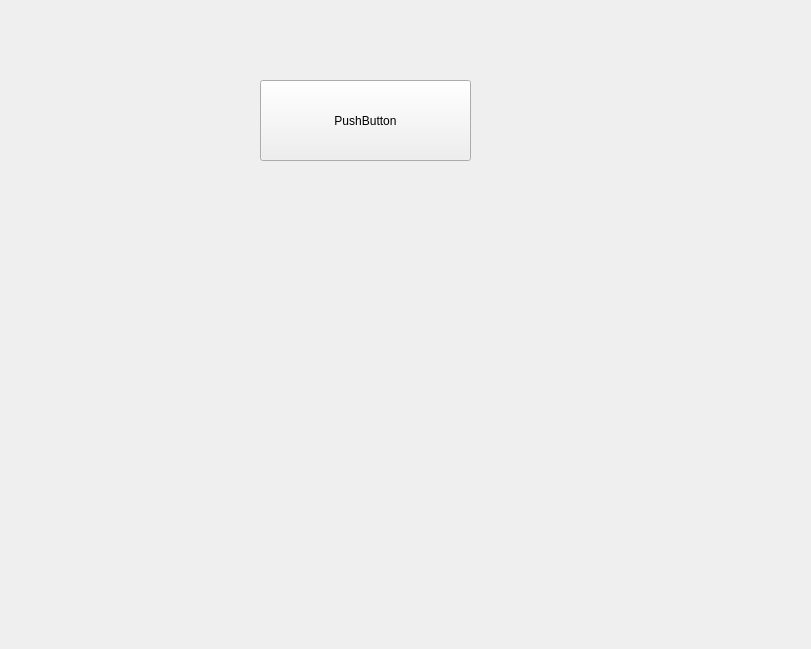
<?xml version="1.0" encoding="UTF-8"?>
<ui version="4.0">
 <class>Form</class>
 <widget class="QWidget" name="Form">
  <property name="geometry">
   <rect>
    <x>0</x>
    <y>0</y>
    <width>811</width>
    <height>649</height>
   </rect>
  </property>
  <property name="windowTitle">
   <string>Form</string>
  </property>
  <widget class="QPushButton" name="pushButton">
   <property name="geometry">
    <rect>
     <x>260</x>
     <y>80</y>
     <width>211</width>
     <height>81</height>
    </rect>
   </property>
   <property name="text">
    <string>PushButton</string>
   </property>
  </widget>
 </widget>
 <resources/>
 <connections/>
</ui>
